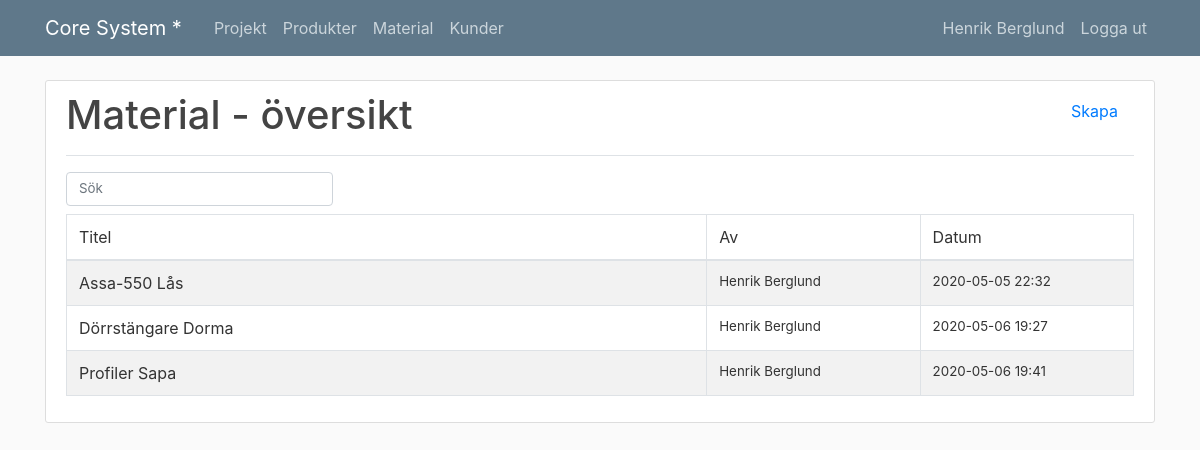
/material/ (signed in), run on the app's committed database.
### materials/models.py (models this page shows, shortened)
class Material(models.Model):
    title = models.CharField(max_length=100)
    comment = models.TextField(max_length=500, default="")
    created_at = models.DateTimeField(auto_now_add=True)
    updated_at = models.DateTimeField(auto_now=True)
    created_by = models.ForeignKey(User, on_delete=models.PROTECT)
    base_cost = models.FloatField(max_length=20)
    scalable_cost = models.BooleanField(default=False)
    unit_label = models.CharField(max_length=100, default="")
    unit_cost = models.FloatField(max_length=20)

### materials/views.py (the view)
# urls.py: path('', MaterialOverview.as_view(), name='material-overview'),
class MaterialOverview(LoginRequiredMixin, ListView):
    model = Material
    context_object_name = 'materials'
    template_name = os.path.join('common', 'object_overview.html')
    def get_context_data(self, **kwargs):
        context = super().get_context_data(**kwargs)
        context['header'] = 'Material'
        context['url_name'] = 'material'
        return context

### core/templates/common/object_overview.html (shortened to what this page needs)
{% extends "core/base.html" %}
{% block content %}
<div class="content-section">
    <h1 class="d-inline">{{ header }} - översikt</h1>
    {% with url_name|add:"-create" as url_path %}
    <a class="nav-item nav-link float-right" href="{% url url_path %}">Skapa</a>
    {% endwith %}
    <div class="border-top mt-3 mb-3"></div>
    <input type="text" class="form-control w-25 mb-2" id="myInput" placeholder="Sök" style="font-size: 10pt">
    <table id="object-table" class="table table-striped table-bordered table-hover"
           style="width:100%; overflow-y: scroll;">
        <thead>
        <tr>
            <td width="60%">Titel</td>
            <td width="20%">Av</td>
            <td width="20%">Datum</td>
        </tr>
        </thead>
        <tbody style="overflow-y: scroll; max-height:400pt;">
        {% for object in object_list %}
        {% with url_name|add:"-detail" as url_path %}
        <tr class="clickable-row p-1" style="cursor: pointer" data-href="{% url url_path object.id %}">
            <td>{{ object.title }}</td>
            <td style="font-size: 10pt;">{{ object.created_by.first_name }} {{ object.created_by.last_name }}</td>
            <td style="font-size: 10pt;">{{ object.created_at|date:'Y-m-d H:i' }}</td>
        </tr>
        {% endwith %}
        {% endfor %}
    </table>
</div>
{% endblock %}

### core/templates/core/base.html (shortened to what this page needs)
{% load static %}
<html>
<head>
    <link rel="stylesheet" href="https://maxcdn.bootstrapcdn.com/bootstrap/4.0.0/css/bootstrap.min.css"
>
    <link rel="stylesheet" type="text/css" , href="{% static 'core/main.css' %}">
</head>
<body>
<header class="site-header">
    <nav class="navbar navbar-expand-md navbar-dark bg-steel fixed-top">
        <div class="container">
            <a class="navbar-brand mr-4" href="{% url 'core-home' %}">Core System * </a>
            <div class="collapse navbar-collapse" id="navbarToggle">
                <div class="navbar-nav mr-auto">
                    {% if user.is_authenticated %}
                    <a class="nav-item nav-link" href="{% url 'project-overview' %}">Projekt</a>
                    <a class="nav-item nav-link" href="{% url 'product-overview' %}">Produkter</a>
                    <a class="nav-item nav-link" href="{% url 'material-overview' %}">Material</a>
                    <a class="nav-item nav-link" href="{% url 'customer-overview' %}">Kunder</a>
                    {% endif %}
                </div>
                <div class="navbar-nav">
                    {% if user.is_authenticated %}
                    <a class="nav-item nav-link" href="{% url 'profile' %}">{{ user.first_name }} {{ user.last_name}}</a>
                    <a class="nav-item nav-link" href="{% url 'logout' %}">Logga ut</a>
                    {% else %}
                    <a class="nav-item nav-link" href="{% url 'login' %}">Logga in</a>
                    {% endif %}
                </div>
            </div>
        </div>
    </nav>
</header>
<main role="main" class="container">
    {% block content %}{% endblock %}
</main>
</body>
</html>

### core/static/core/main.css (style rules this page uses)
body { background: #fafafa; color: #333333; margin-top: 5rem; }
h1, h2, h3, h4, h5, h6 { color: #444444; }
.bg-steel { background-color: #5f788a; }
.site-header .navbar-nav .nav-link { color: #cbd5db; }
.content-section { background: #ffffff; padding: 10px 20px; border: 1px solid #dddddd; border-radius: 3px; margin-bottom: 20px; }

### data on the page
Material: title "Assa-550 Lås", created_by.first_name "Henrik", created_by.last_name "Berglund", created_at "2020-05-05 22:32"
Material: title "Dörrstängare Dorma", created_by.first_name "Henrik", created_by.last_name "Berglund", created_at "2020-05-06 19:27"
Material: title "Profiler Sapa", created_by.first_name "Henrik", created_by.last_name "Berglund", created_at "2020-05-06 19:41"

### other printed values
{{ user.first_name }} "Henrik"
{{ user.last_name }} "Berglund"
{{ header }} "Material"
